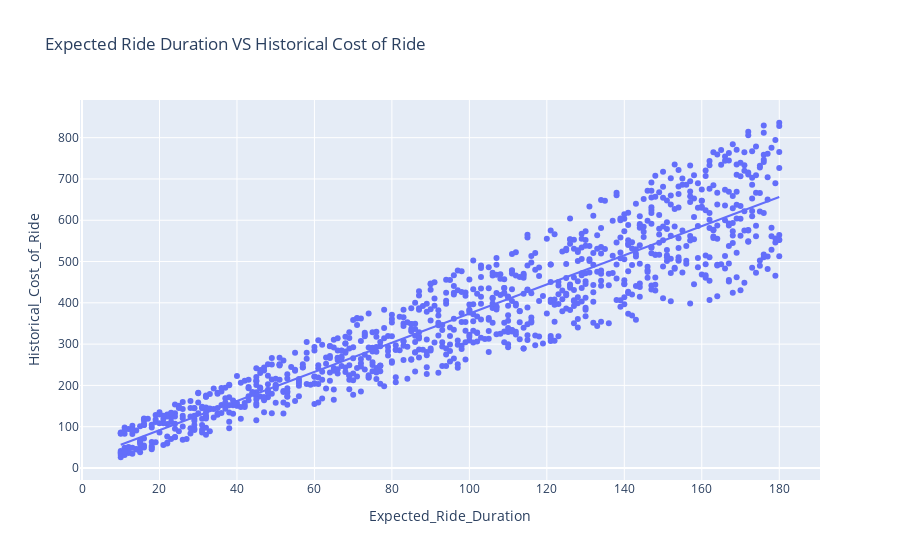

The cell this chart's notebook holds for it:
### Markdown cell above
Now let’s have a look at the relationship between expected ride duration and the historical cost of the ride:

### Code cell
fig_durationVScost = px.scatter(price , x = "Expected_Ride_Duration" , y = "Historical_Cost_of_Ride",
                               title= "Expected Ride Duration VS Historical Cost of Ride" , trendline= "ols")
fig_durationVScost.show()

### Figure 1 — Plotly figure (JSON) as saved in the notebook; plotly's stock layout.template omitted (floating-point values rounded to 4 significant figures; data arrays with more than 128 entries replaced by an {"elided": "..."} marker saying what was removed)
{"data": [{"hovertemplate": "Expected_Ride_Duration=%{x}<br>Historical_Cost_of_Ride=%{y}<extra></extra>", "legendgroup": "", "marker": {"color": "#636efa", "symbol": "circle"}, "mode": "markers", "name": "", "orientation": "v", "showlegend": false, "type": "scatter", "x": {"elided": "1000 int values"}, "xaxis": "x", "y": {"elided": "1000 float values"}, "yaxis": "y"}, {"hovertemplate": "<b>OLS trendline</b><br>Historical_Cost_of_Ride = 3.53091 * Expected_Ride_Duration + 20.8668<br>R<sup>2</sup>=0.860344<br><br>Expected_Ride_Duration=%{x}<br>Historical_Cost_of_Ride=%{y} <b>(trend)</b><extra></extra>", "legendgroup": "", "marker": {"color": "#636efa", "symbol": "circle"}, "mode": "lines", "name": "", "showlegend": false, "type": "scatter", "x": {"elided": "1000 int values"}, "xaxis": "x", "y": {"elided": "1000 float values"}, "yaxis": "y"}], "layout": {"legend": {"tracegroupgap": 0}, "title": {"text": "Expected Ride Duration VS Historical Cost of Ride"}, "xaxis": {"anchor": "y", "domain": [0, 1], "title": {"text": "Expected_Ride_Duration"}}, "yaxis": {"anchor": "x", "domain": [0, 1], "title": {"text": "Historical_Cost_of_Ride"}}}}
